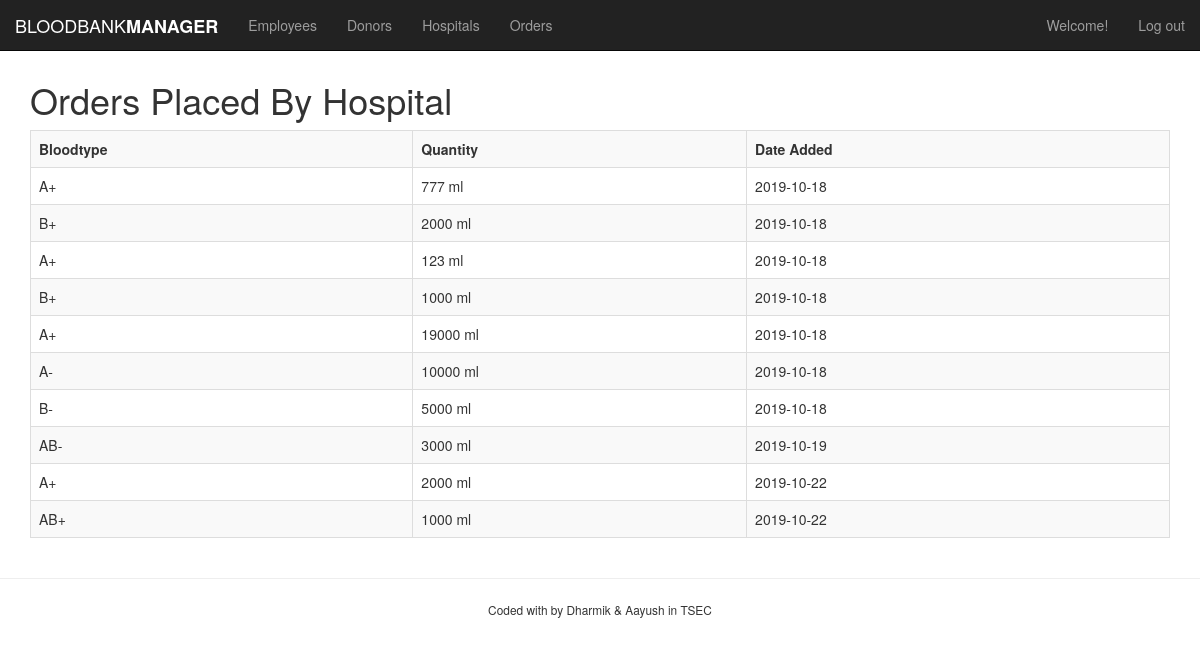
Screenshot of /orders.php (signed in) with the database file from the repository.
### tables this page shows
CREATE TABLE `orders` (
  `orderId` int(11) NOT NULL,
  `bloodtype` varchar(10) NOT NULL,
  `quantity` varchar(10) NOT NULL,
  `date` date DEFAULT current_timestamp()
);

### orders.php (the view, shortened to what this page needs)
<?php
include("connection.php");
$query="SELECT * from orders";
$result=mysqli_query($conn,$query);
include('header.php');
?>
<h1>Orders Placed By Hospital</h1>
<table class="table table-striped table-bordered">
    <tr>
        <th>Bloodtype</th>
        <th>Quantity</th>
        <th>Date Added</th>
    </tr>
    <?php
    if(mysqli_num_rows($result)>0){
        while($row=mysqli_fetch_assoc($result)){
            echo "<tr>";
            echo "<td>".$row['bloodtype']."</td><td>".$row['quantity']." ml</td><td>".$row['date']."</td>";
        }
    }
    else{
        echo"<div class='alert alert-warning'> You have no order</div>";
    }
    ?>
</table>
<?php
include('footer.php');
?>

### header.php (shortened to what this page needs)
<!DOCTYPE html>
<html>
    <head>
        <link rel="stylesheet" href="https://maxcdn.bootstrapcdn.com/bootstrap/3.3.5/css/bootstrap.min.css">
    </head>
    <body style="padding-top: 60px;">
    <nav class="navbar navbar-default navbar-fixed-top navbar-inverse">
        <div class="container-fluid">
            <div class="navbar-header">
                <a class="navbar-brand" href="clients.php">BLOODBANK<strong>MANAGER</strong></a>
            </div>
            <div class="collapse navbar-collapse" id="navbar-collapse">
                <?php
                if(isset($_SESSION['loggedInUser'])){
                if($_SESSION['loggedInUser']){
                    ?>
                <ul class="nav navbar-nav">
                    <li><a href="clients.php">Employees</a></li>
                    <li><a href="donors.php">Donors</a></li>
                    <li><a href="hospital.php">Hospitals</a></li>
                    <li><a href="orders.php">Orders</a></li>
                </ul>
                <ul class="nav navbar-nav navbar-right">
                    <p class="navbar-text">Welcome!</p>
                    <li><a href="logout.php">Log out</a></li>
                </ul>
                <?php
                } } else{
                    ?>
                          <ul class="nav navbar-nav navbar-right">
                    <li><a href="index.php">Log in</a></li>
                </ul>
              <?php  }
                ?>
            </div>
        </div>
    </nav>
    <div class="container">

### footer.php (shortened to what this page needs)
        </div>
        <footer class="text-center">
            <hr>
            <small>Coded with by Dharmik & Aayush</a> in TSEC</small>
        </footer>
    </body>
</html>

### rows the page displays
orders: bloodtype "A+", quantity "777", date "2019-10-18"
orders: bloodtype "B+", quantity "2000", date "2019-10-18"
orders: bloodtype "A+", quantity "123", date "2019-10-18"
orders: bloodtype "B+", quantity "1000", date "2019-10-18"
orders: bloodtype "A+", quantity "19000", date "2019-10-18"
orders: bloodtype "A-", quantity "10000", date "2019-10-18"
orders: bloodtype "B-", quantity "5000", date "2019-10-18"
orders: bloodtype "AB-", quantity "3000", date "2019-10-19"
orders: bloodtype "A+", quantity "2000", date "2019-10-22"
orders: bloodtype "AB+", quantity "1000", date "2019-10-22"
